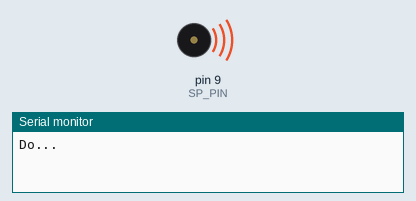
Bench run of a sketch on a simulated Arduino Uno, built with avr-gcc and run on an emulated ATmega328P. Shown: buzzer (waves = sounding), the last lines printed to the serial monitor. At 13.0 s the program stops and its outputs stay as they are.

Above: at 0.2 s.
At 1.7 s:
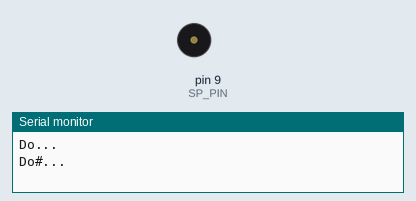
Timing chart, 0 to 3.0 s (numbered marks = the images above):
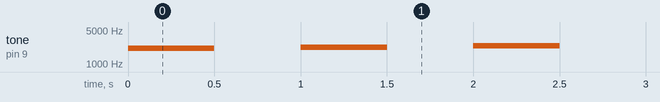

Measured:
- by itself, tone on pin 9 (SP_PIN): plays 2094 Hz for 0.50 s, 2218 Hz for 0.50 s, 2350 Hz for 0.50 s, 2490 Hz for 0.50 s, 2638 Hz for 0.50 s, 2792 Hz for 0.50 s … (13 notes in this stretch)

The sketch:

Exercise_c_.ino
```cpp
// DoReMiFaSolLaTiDo.ino
// Send an octave of half second tones using a piezoelectric speaker.
// 4105054025、鄭琮寶

const byte SP_PIN = 9;
int duration = 500;

void setup() {
	pinMode(SP_PIN, OUTPUT);
	Serial.begin(9600);

}

void loop() {
	Serial.println("Do...");
	tone(SP_PIN, 1047 * 2); delay(duration); noTone(SP_PIN); delay(duration); // C6
	Serial.println("Do#...");
	tone(SP_PIN, 1109 * 2); delay(duration); noTone(SP_PIN); delay(duration); // C6#

	Serial.println("Re...");
	tone(SP_PIN, 1175 * 2); delay(duration); noTone(SP_PIN); delay(duration); // D6
	Serial.println("Re#...");
	tone(SP_PIN, 1245 * 2); delay(duration); noTone(SP_PIN); delay(duration); // D6#

	Serial.println("Mi...");
	tone(SP_PIN, 1319 * 2); delay(duration); noTone(SP_PIN); delay(duration); // E6

	Serial.println("Fa...");
	tone(SP_PIN, 1396 * 2); delay(duration); noTone(SP_PIN); delay(duration); // F6
	Serial.println("Fa...");
	tone(SP_PIN, 1480 * 2); delay(duration); noTone(SP_PIN); delay(duration); // F6#

	Serial.println("Sol...");
	tone(SP_PIN, 1568 * 2); delay(duration); noTone(SP_PIN); delay(duration); // G6
	Serial.println("Sol...");
	tone(SP_PIN, 1661 * 2); delay(duration); noTone(SP_PIN); delay(duration); // G6#

	Serial.println("La...");
	tone(SP_PIN, 1760 * 2); delay(duration); noTone(SP_PIN); delay(duration); // A6
	Serial.println("La...");
	tone(SP_PIN, 1865 * 2); delay(duration); noTone(SP_PIN); delay(duration); // A6#

	Serial.println("Ti...");
	tone(SP_PIN, 1976 * 2); delay(duration); noTone(SP_PIN); delay(duration); // B6
	Serial.println("Do...");
	tone(SP_PIN, 2093 * 2); delay(duration); noTone(SP_PIN); delay(duration); // C7
	for(;;);

}
```
